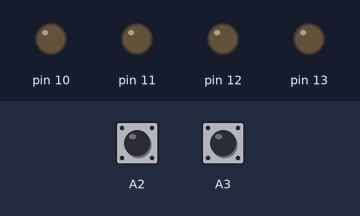
Recording of a sketch running on a simulated Arduino Uno, built with avr-gcc and run on an emulated ATmega328P. Parts: output pins drawn as LEDs (lit = HIGH). The inputs (shaded band) are chosen by the test bench; at power-on: A2 HIGH, A3 HIGH.

Above: at 1.2 s.
1.3 s: A2 pulled LOW for 0.15 s
At 1.37 s:
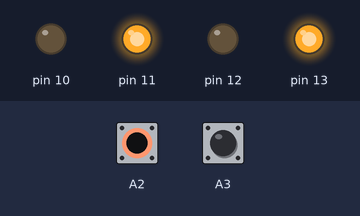
2.9 s: A3 pulled LOW for 0.15 s
At 2.97 s:
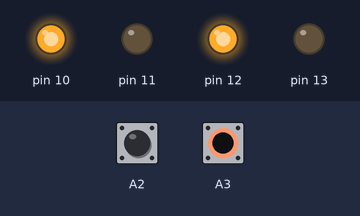
4.5 s: A3 pulled LOW for 3.2 s
At 8.6 s:
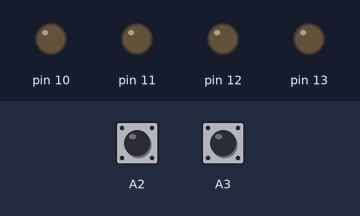
9.2 s: A2 pulled LOW for 3.2 s
At 9.8 s:
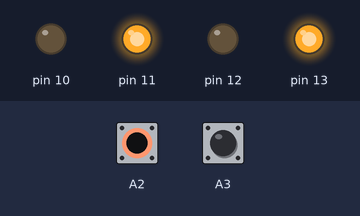
13.9 s: A2 driven LOW and A3 driven LOW
At 14.6 s:
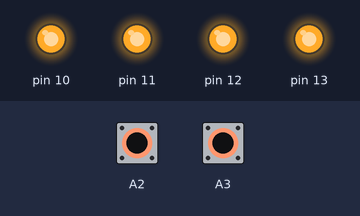
Timing chart, 0 to 16.4 s (numbered marks = the images above; inputs shaded):
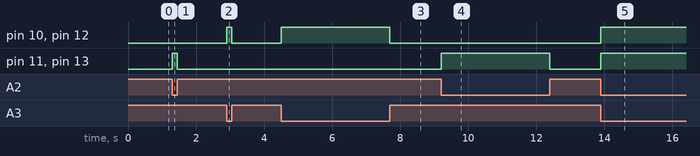

The sketch:

_18_codigo_arduino.ino
```cpp
namespace Config {
  constexpr int LED_1 = 13;
  constexpr int LED_2 = 12;
  constexpr int LED_3 = 11;
  constexpr int LED_4 = 10;
  constexpr int BTN_1 = A2;
  constexpr int BTN_2 = A3;
}

void setup() {
  pinMode(Config::LED_1, OUTPUT);
  pinMode(Config::LED_2, OUTPUT);
  pinMode(Config::LED_3, OUTPUT);
  pinMode(Config::LED_4, OUTPUT);
  pinMode(Config::BTN_1, INPUT_PULLUP);
  pinMode(Config::BTN_2, INPUT_PULLUP);
}

void loop() {
  int btn1 = digitalRead(Config::BTN_1);
  int btn2 = digitalRead(Config::BTN_2);
  int on1 = (btn1 == LOW) ? HIGH : LOW;
  int on2 = (btn2 == LOW) ? HIGH : LOW;

  digitalWrite(Config::LED_1, on1);
  digitalWrite(Config::LED_3, on1);
  digitalWrite(Config::LED_2, on2);
  digitalWrite(Config::LED_4, on2);
}
```

Measured:
- after the input at 1.3 s, pin 11, pin 13: LOW → HIGH at once, → LOW 0.15 s later
- after the input at 2.9 s, pin 10, pin 12: LOW → HIGH at once, → LOW 0.15 s later
- after the input at 4.5 s, pin 10, pin 12: LOW → HIGH at once, → LOW 3.2 s later
- after the input at 9.2 s, pin 11, pin 13: LOW → HIGH at once, → LOW 3.2 s later
- after the input at 13.9 s, pin 10–13: LOW → HIGH at once
